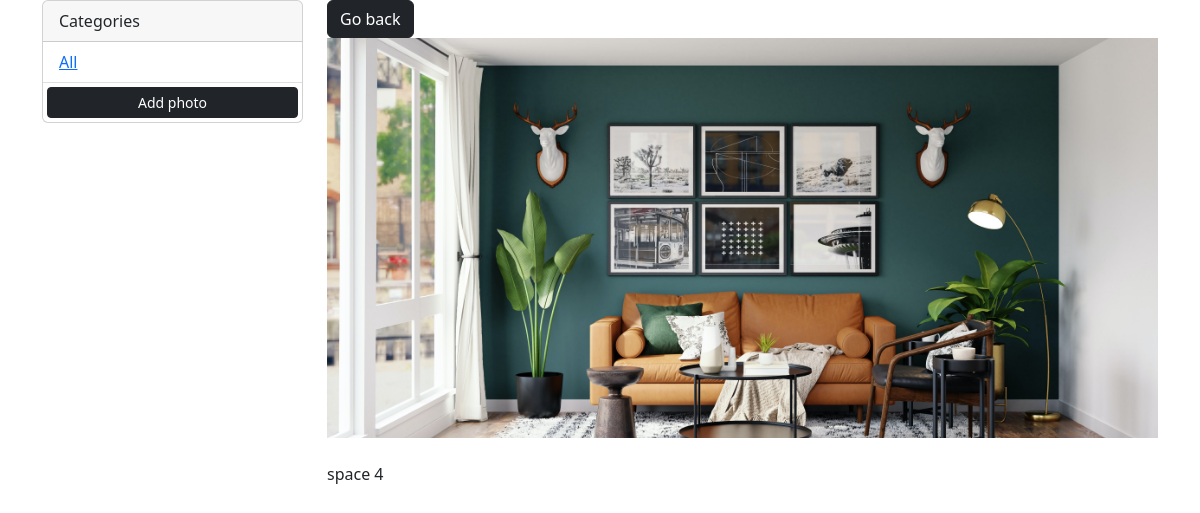
Screenshot of /photo/8 with the database file from the repository.
### photos/models.py (models this page shows, shortened)
class Photo(models.Model):
    id = models.AutoField(primary_key=True)
    category = models.ForeignKey(Category, on_delete=models.SET_NULL, null=True, blank=True)
    image = models.ImageField(null=False, blank=False)
    description = models.TextField(max_length=500, null=False, blank=False)
    date = models.DateTimeField(auto_now_add=True)

### photos/views.py (the view)
# urls.py: path('photo/<str:pk>', views.viewPhoto, name='photo'),
def viewPhoto(request, pk):
    photo = Photo.objects.get(id=pk)
    return render(request, 'pics/photo.html', {'photo': photo})

### photos/templates/pics/photo.html
{% extends 'pics/base.html'%} {% block content %}
<div class="row justify-content-center">
  <div class="col">
    <a href="{% url 'gallery'%}" class="btn btn-dark">Go back</a>
    <div style="height: 50vh">
      <img
        style="width: 100%; max-height: 100%; object-fit: cover"
        src=" {{photo.image.url}} "
        class="img-fluid"
      />
      <p class="mt-4">{{ photo.description }}</p>
    </div>
  </div>
</div>
{% endblock %}

### rows the page displays
Photo: image (picture), description "space 4"
